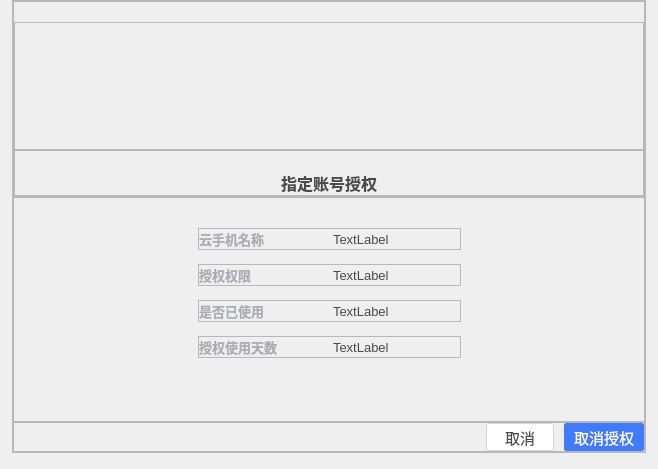
     <widget class="QWidget" name="pageAccount">
      <layout class="QHBoxLayout" name="horizontalLayout_13">
       <property name="spacing">
        <number>0</number>
       </property>
       <property name="leftMargin">
        <number>12</number>
       </property>
       <property name="topMargin">
        <number>0</number>
       </property>
       <property name="rightMargin">
        <number>12</number>
       </property>
       <property name="bottomMargin">
        <number>16</number>
       </property>
       <item>
        <widget class="QFrame" name="frame_32">
         <property name="frameShape">
          <enum>QFrame::StyledPanel</enum>
         </property>
         <property name="frameShadow">
          <enum>QFrame::Raised</enum>
         </property>
         <layout class="QVBoxLayout" name="verticalLayout_11">
          <property name="spacing">
           <number>0</number>
          </property>
          <property name="leftMargin">
           <number>0</number>
          </property>
          <property name="topMargin">
           <number>0</number>
          </property>
          <property name="rightMargin">
           <number>0</number>
          </property>
          <property name="bottomMargin">
           <number>0</number>
          </property>
          <item>
           <widget class="QFrame" name="frame_33">
            <property name="frameShape">
             <enum>QFrame::StyledPanel</enum>
            </property>
            <property name="frameShadow">
             <enum>QFrame::Raised</enum>
            </property>
            <layout class="QVBoxLayout" name="verticalLayout_12">
             <property name="spacing">
              <number>0</number>
             </property>
             <property name="leftMargin">
              <number>0</number>
             </property>
             <property name="topMargin">
              <number>20</number>
             </property>
             <property name="rightMargin">
              <number>0</number>
             </property>
             <property name="bottomMargin">
              <number>0</number>
             </property>
             <item>
              <widget class="QFrame" name="frame_34">
               <property name="minimumSize">
                <size>
                 <width>0</width>
                 <height>126</height>
                </size>
               </property>
               <property name="frameShape">
                <enum>QFrame::StyledPanel</enum>
               </property>
               <property name="frameShadow">
                <enum>QFrame::Raised</enum>
               </property>
               <layout class="QHBoxLayout" name="horizontalLayout_26">
                <property name="spacing">
                 <number>0</number>
                </property>
                <property name="leftMargin">
                 <number>0</number>
                </property>
                <property name="topMargin">
                 <number>0</number>
                </property>
                <property name="rightMargin">
                 <number>0</number>
                </property>
                <property name="bottomMargin">
                 <number>0</number>
                </property>
                <item>
                 <spacer name="horizontalSpacer_16">
                  <property name="orientation">
                   <enum>Qt::Horizontal</enum>
                  </property>
                  <property name="sizeHint" stdset="0">
                   <size>
                    <width>224</width>
                    <height>20</height>
                   </size>
                  </property>
                 </spacer>
                </item>
                <item>
                 <widget class="QLabel" name="labelImg_3">
                  <property name="minimumSize">
                   <size>
                    <width>180</width>
                    <height>126</height>
                   </size>
                  </property>
                  <property name="maximumSize">
                   <size>
                    <width>180</width>
                    <height>126</height>
                   </size>
                  </property>
                  <property name="text">
                   <string/>
                  </property>
                  <property name="pixmap">
                   <pixmap resource="res.qrc">:/resource/author/account.png</pixmap>
                  </property>
                  <property name="scaledContents">
                   <bool>true</bool>
                  </property>
                 </widget>
                </item>
                <item>
                 <spacer name="horizontalSpacer_17">
                  <property name="orientation">
                   <enum>Qt::Horizontal</enum>
                  </property>
                  <property name="sizeHint" stdset="0">
                   <size>
                    <width>224</width>
                    <height>20</height>
                   </size>
                  </property>
                 </spacer>
                </item>
               </layout>
              </widget>
             </item>
             <item>
              <widget class="QFrame" name="frame_35">
               <property name="frameShape">
                <enum>QFrame::StyledPanel</enum>
               </property>
               <property name="frameShadow">
                <enum>QFrame::Raised</enum>
               </property>
               <layout class="QVBoxLayout" name="verticalLayout_13">
                <property name="spacing">
                 <number>5</number>
                </property>
                <property name="leftMargin">
                 <number>0</number>
                </property>
                <property name="topMargin">
                 <number>20</number>
                </property>
                <property name="rightMargin">
                 <number>0</number>
                </property>
                <property name="bottomMargin">
                 <number>0</number>
                </property>
                <item>
                 <widget class="QLabel" name="label_20">
                  <property name="styleSheet">
                   <string notr="true">font-size:16px;
color:#4A4A4A;
font-weight:bold;</string>
                  </property>
                  <property name="text">
                   <string>指定账号授权</string>
                  </property>
                  <property name="alignment">
                   <set>Qt::AlignCenter</set>
                  </property>
                 </widget>
                </item>
               </layout>
              </widget>
             </item>
            </layout>
           </widget>
          </item>
          <item>
           <widget class="QFrame" name="frame_36">
            <property name="frameShape">
             <enum>QFrame::StyledPanel</enum>
            </property>
            <property name="frameShadow">
             <enum>QFrame::Raised</enum>
            </property>
            <layout class="QVBoxLayout" name="verticalLayout_14">
             <property name="spacing">
              <number>14</number>
             </property>
             <property name="leftMargin">
              <number>184</number>
             </property>
             <property name="topMargin">
              <number>30</number>
             </property>
             <property name="rightMargin">
              <number>183</number>
             </property>
             <property name="bottomMargin">
              <number>63</number>
             </property>
             <item>
              <widget class="QFrame" name="frame_37">
               <property name="frameShape">
                <enum>QFrame::StyledPanel</enum>
               </property>
               <property name="frameShadow">
                <enum>QFrame::Raised</enum>
               </property>
               <layout class="QHBoxLayout" name="horizontalLayout_27">
                <property name="spacing">
                 <number>6</number>
                </property>
                <property name="leftMargin">
                 <number>0</number>
                </property>
                <property name="topMargin">
                 <number>0</number>
                </property>
                <property name="rightMargin">
                 <number>0</number>
                </property>
                <property name="bottomMargin">
                 <number>0</number>
                </property>
                <item>
                 <widget class="QLabel" name="label_24">
                  <property name="styleSheet">
                   <string notr="true">color:#A9ADB6;
font-weight:bold;
font-size:13px</string>
                  </property>
                  <property name="text">
                   <string>云手机名称</string>
                  </property>
                 </widget>
                </item>
                <item>
                 <widget class="QLabel" name="labelName_2">
                  <property name="styleSheet">
                   <string notr="true">font-size:13px;
color:#4A4A4A;</string>
                  </property>
                  <property name="text">
                   <string>TextLabel</string>
                  </property>
                 </widget>
                </item>
               </layout>
              </widget>
             </item>
             <item>
              <widget class="QFrame" name="frame_38">
               <property name="frameShape">
                <enum>QFrame::StyledPanel</enum>
               </property>
               <property name="frameShadow">
                <enum>QFrame::Raised</enum>
               </property>
               <layout class="QHBoxLayout" name="horizontalLayout_28">
                <property name="leftMargin">
                 <number>0</number>
                </property>
                <property name="topMargin">
                 <number>0</number>
                </property>
                <property name="rightMargin">
                 <number>0</number>
                </property>
                <property name="bottomMargin">
                 <number>0</number>
                </property>
                <item>
                 <widget class="QLabel" name="label_26">
                  <property name="styleSheet">
                   <string notr="true">color:#A9ADB6;
font-weight:bold;
font-size:13px</string>
                  </property>
                  <property name="text">
                   <string>授权权限</string>
                  </property>
                 </widget>
                </item>
                <item>
                 <widget class="QLabel" name="labelQuanxian_2">
                  <property name="styleSheet">
                   <string notr="true">font-size:13px;
color:#4A4A4A;</string>
                  </property>
                  <property name="text">
                   <string>TextLabel</string>
                  </property>
                 </widget>
                </item>
               </layout>
              </widget>
             </item>
             <item>
              <widget class="QFrame" name="frame_39">
               <property name="frameShape">
                <enum>QFrame::StyledPanel</enum>
               </property>
               <property name="frameShadow">
                <enum>QFrame::Raised</enum>
               </property>
               <layout class="QHBoxLayout" name="horizontalLayout_29">
                <property name="leftMargin">
                 <number>0</number>
                </property>
                <property name="topMargin">
                 <number>0</number>
                </property>
                <property name="rightMargin">
                 <number>0</number>
                </property>
                <property name="bottomMargin">
                 <number>0</number>
                </property>
                <item>
                 <widget class="QLabel" name="label_27">
                  <property name="styleSheet">
                   <string notr="true">color:#A9ADB6;
font-weight:bold;
font-size:13px</string>
                  </property>
                  <property name="text">
                   <string>是否已使用</string>
                  </property>
                 </widget>
                </item>
                <item>
                 <widget class="QLabel" name="labelUseStatus_2">
                  <property name="styleSheet">
                   <string notr="true">font-size:13px;
color:#4A4A4A;</string>
                  </property>
                  <property name="text">
                   <string>TextLabel</string>
                  </property>
                 </widget>
                </item>
               </layout>
              </widget>
             </item>
             <item>
              <widget class="QFrame" name="frame_40">
               <property name="frameShape">
                <enum>QFrame::StyledPanel</enum>
               </property>
               <property name="frameShadow">
                <enum>QFrame::Raised</enum>
               </property>
               <layout class="QHBoxLayout" name="horizontalLayout_30">
                <property name="leftMargin">
                 <number>0</number>
                </property>
                <property name="topMargin">
                 <number>0</number>
                </property>
                <property name="rightMargin">
                 <number>0</number>
                </property>
                <property name="bottomMargin">
                 <number>0</number>
                </property>
                <item>
                 <widget class="QLabel" name="label_28">
                  <property name="styleSheet">
                   <string notr="true">color:#A9ADB6;
font-weight:bold;
font-size:13px</string>
                  </property>
                  <property name="text">
                   <string>授权使用天数</string>
                  </property>
                 </widget>
                </item>
                <item>
                 <widget class="QLabel" name="labelUseDay_2">
                  <property name="styleSheet">
                   <string notr="true">font-size:13px;
color:#4A4A4A;</string>
                  </property>
                  <property name="text">
                   <string>TextLabel</string>
                  </property>
                 </widget>
                </item>
               </layout>
              </widget>
             </item>
            </layout>
           </widget>
          </item>
          <item>
           <widget class="QFrame" name="frame_41">
            <property name="frameShape">
             <enum>QFrame::StyledPanel</enum>
            </property>
            <property name="frameShadow">
             <enum>QFrame::Raised</enum>
            </property>
            <layout class="QHBoxLayout" name="horizontalLayout_20">
             <property name="spacing">
              <number>10</number>
             </property>
             <property name="leftMargin">
              <number>0</number>
             </property>
             <property name="topMargin">
              <number>0</number>
             </property>
             <property name="rightMargin">
              <number>0</number>
             </property>
             <property name="bottomMargin">
              <number>0</number>
             </property>
             <item>
              <spacer name="horizontalSpacer_12">
               <property name="orientation">
                <enum>Qt::Horizontal</enum>
               </property>
               <property name="sizeHint" stdset="0">
                <size>
                 <width>370</width>
                 <height>20</height>
                </size>
               </property>
              </spacer>
             </item>
             <item>
              <widget class="QPushButton" name="btnCancel_3">
               <property name="minimumSize">
                <size>
                 <width>68</width>
                 <height>28</height>
                </size>
               </property>
               <property name="maximumSize">
                <size>
                 <width>68</width>
                 <height>28</height>
                </size>
               </property>
               <property name="font">
                <font>
                 <pointsize>11</pointsize>
                </font>
               </property>
               <property name="cursor">
                <cursorShape>PointingHandCursor</cursorShape>
               </property>
               <property name="styleSheet">
                <string notr="true">QPushButton {
     border: 1px solid #D7D7DE;
     border-radius:2px;
	 background-color: #FFFFFFFF;
	 color:#4A4A4A;
 }
QPushButton:hover
{
	border:1px solid  #D7D7DE;
	background-color: #FFFFFFFF;
}
 QPushButton:pressed {
     border: 1px solid #D7D7DE;
     border-radius: 2px;
	 background-color: #FFFFFFFF;
	 color:#4A4A4A;
 }

 QPushButton:flat {
     border: none; /* no border for a flat push button */
 }

 QPushButton:default {
     border-color: navy; /* make the default button prominent */
 }</string>
               </property>
               <property name="text">
                <string>取消</string>
               </property>
              </widget>
             </item>
             <item>
              <widget class="QPushButton" name="btnCancelAuthAccount">
               <property name="minimumSize">
                <size>
                 <width>80</width>
                 <height>28</height>
                </size>
               </property>
               <property name="maximumSize">
                <size>
                 <width>80</width>
                 <height>28</height>
                </size>
               </property>
               <property name="font">
                <font>
                 <pointsize>11</pointsize>
                </font>
               </property>
               <property name="cursor">
                <cursorShape>PointingHandCursor</cursorShape>
               </property>
               <property name="styleSheet">
                <string notr="true">QPushButton {
     border: 1px solid #FF407AFF;
     border-radius:2px;
	 background-color: #FF407AFF;
	 color:#FFFFFFFF;
 }
QPushButton:hover
{
	border:0px solid  #FF407AFF;
	background-color: #FF407AFF;
}
 QPushButton:pressed {
     border: 0px solid #FF407AFF;
     border-radius: 2px;
	 background-color: #FF407AFF;
	 color:#FFFFFFFF;
 }

 QPushButton:flat {
     border: none; /* no border for a flat push button */
 }

 QPushButton:default {
     border-color: navy; /* make the default button prominent */
 }</string>
               </property>
               <property name="text">
                <string>取消授权</string>
               </property>
              </widget>
             </item>
            </layout>
           </widget>
          </item>
         </layout>
        </widget>
       </item>
      </layout>
     </widget>
